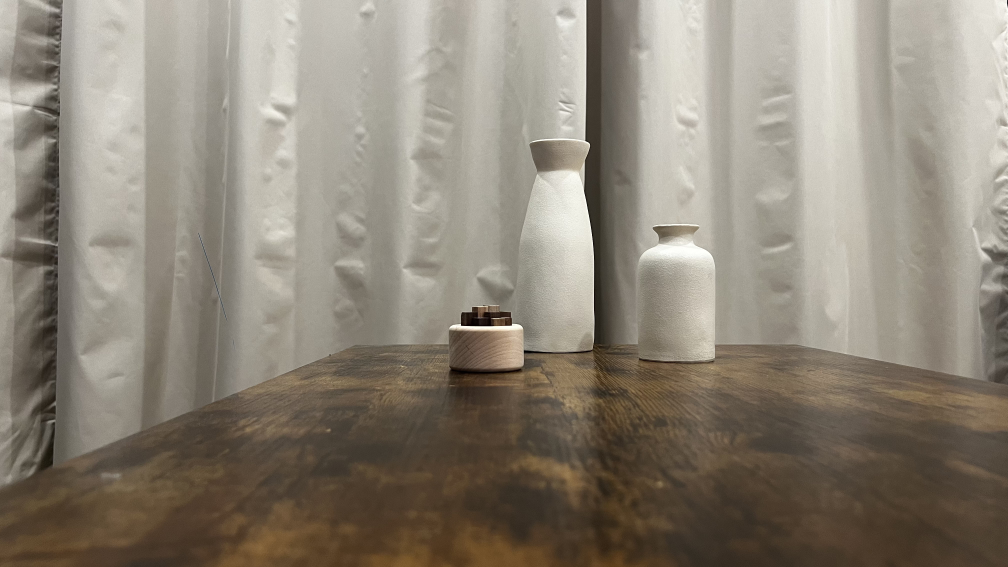
#> input picture Assignments/Assignment4/Images/img0.jpg, 4032 x 2268 px (shown at 1/4 size)
$ python task1.py
#> lines starting #> are read from the running program, lines starting #| are printed output that depends on the picture
import os
import cv2
import matplotlib
matplotlib.use("Agg")
import matplotlib.pyplot as plt

#declating and importing images path
images_folder = "Images"
img0_path = os.path.join(images_folder, "img0.jpg")
img1_path = os.path.join(images_folder, "img1.jpg")

img0 = cv2.imread(img0_path)
#> img0 is the input picture: shape (2268, 4032, 3); mean B, G, R 119.3, 132.4, 140.7
img1 = cv2.imread(img1_path)
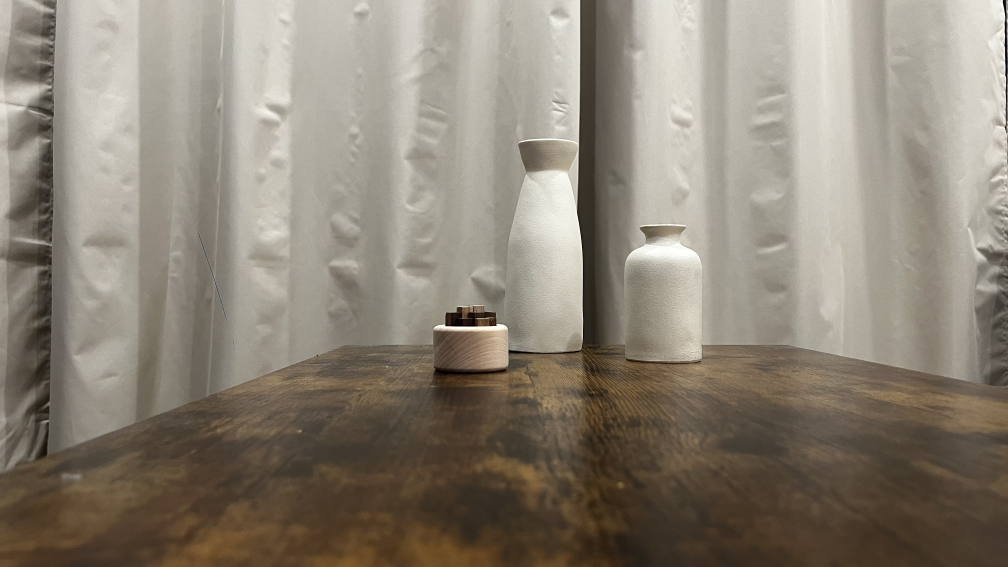
#> input picture Assignments/Assignment4/Images/img1.jpg, 4032 x 2268 px (shown at 1/4 size)
#> img1 is the input picture: shape (2268, 4032, 3); mean B, G, R 118, 131.3, 139.8

#images as greyscale
gray0 = cv2.imread(img0_path, cv2.IMREAD_GRAYSCALE)
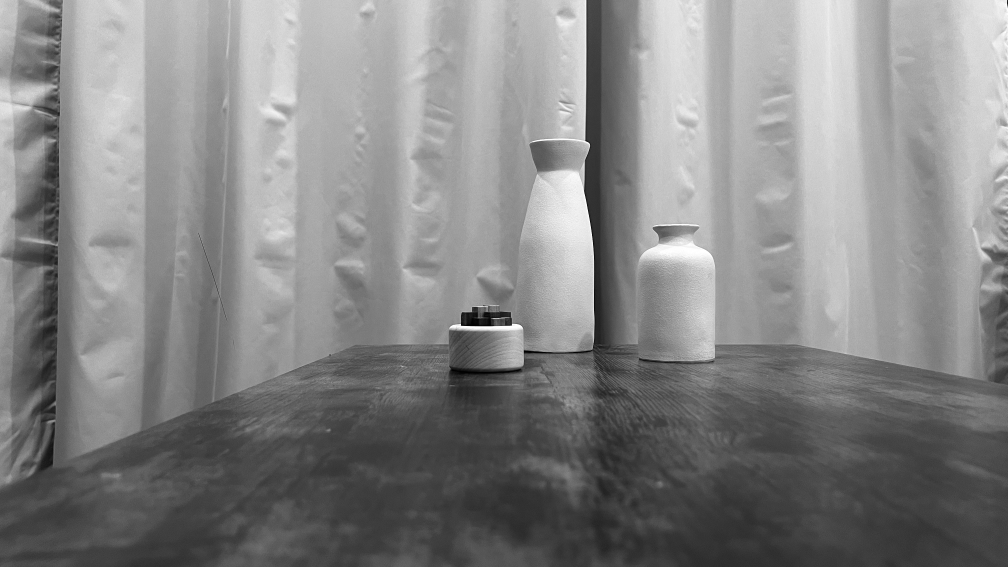
#> gray0: shape (2268, 4032) (shown at 1/4 size); min 0, max 255, mean 133.4
gray1 = cv2.imread(img1_path, cv2.IMREAD_GRAYSCALE)
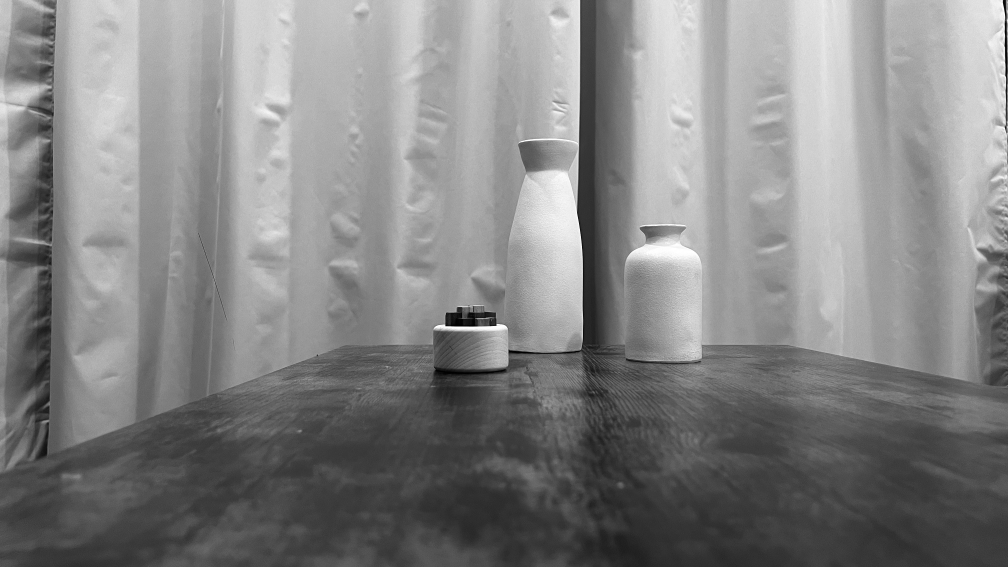
#> gray1: shape (2268, 4032) (shown at 1/4 size); min 0, max 255, mean 132.4

#functions
def calc_lk_optical_flow(img0_gray, img1_gray, win_size):
    feature_params = dict(maxCorners=100, qualityLevel=0.3, minDistance=7, blockSize=7)
    p0 = cv2.goodFeaturesToTrack(img0_gray, mask=None, **feature_params)

    lk_params = dict(winSize=(win_size, win_size), maxLevel=0, criteria=(cv2.TERM_CRITERIA_EPS | cv2.TERM_CRITERIA_COUNT, 10, 0.03))

    p1, st, err = cv2.calcOpticalFlowPyrLK(img0_gray, img1_gray, p0, None, **lk_params)
    return p0, p1, st

def calc_pyramid_lk_optical_flow(img0_gray, img1_gray, win_size):
    feature_params = dict(maxCorners=100, qualityLevel=0.3, minDistance=7, blockSize=7)
    p0 = cv2.goodFeaturesToTrack(img0_gray, mask=None, **feature_params)

    lk_params = dict(winSize=(win_size, win_size), maxLevel=3, criteria=(cv2.TERM_CRITERIA_EPS | cv2.TERM_CRITERIA_COUNT, 10, 0.03))

    p1, st, err = cv2.calcOpticalFlowPyrLK(img0_gray, img1_gray, p0, None, **lk_params)
    return p0, p1, st

def draw_flow(img, p0, p1, st):
    img_copy = img.copy()
    for i, (new, old) in enumerate(zip(p1[st == 1], p0[st == 1])):
        a, b = new.ravel()
        c, d = old.ravel()
        cv2.arrowedLine(img_copy, (int(c), int(d)), (int(a), int(b)), color=(0, 255, 0), thickness=1, tipLength=0.3)
    return img_copy

#compute the flow for all the cases
flows_taskA = {}
for win_size in [3, 11]:
    #Lucas-Kanade (basic)
    p0, p1, st = calc_lk_optical_flow(gray0, gray1, win_size)
    flows_taskA[f"LK_win{win_size}"] = draw_flow(img0, p0, p1, st)

    #Lucas-Kanade (pyramid)
    p0, p1, st = calc_pyramid_lk_optical_flow(gray0, gray1, win_size)
    flows_taskA[f"PyrLK_win{win_size}"] = draw_flow(img0, p0, p1, st)
#> this loop made 2 passes
#> after the loop, flows_taskA = 4 items

#plot reslut
fig, axes = plt.subplots(2, 2, figsize=(16, 12))
titles = ["Lucas-Kanade (3x3)", "Lucas-Kanade (11x11)", "Pyramid LK (3x3)", "Pyramid LK (11x11)"]
keys = ["LK_win3", "LK_win11", "PyrLK_win3", "PyrLK_win11"]

for ax, title, key in zip(axes.ravel(), titles, keys):
    ax.imshow(cv2.cvtColor(flows_taskA[key], cv2.COLOR_BGR2RGB))
    ax.set_title(title)
    ax.axis("off")

plt.tight_layout()
plt.savefig("task1_results.png", dpi=150)
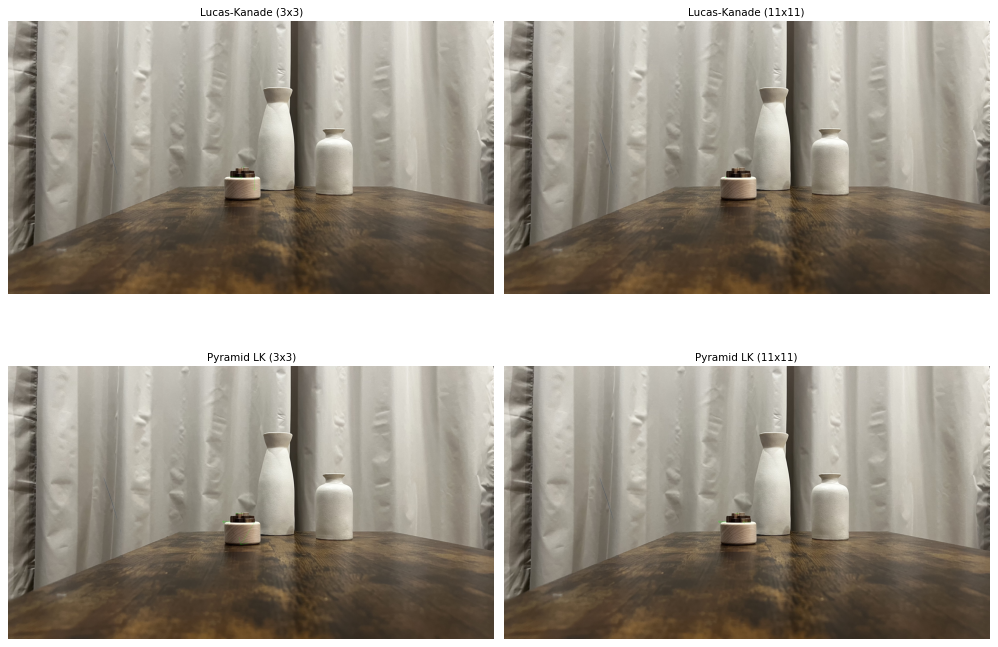
#> figure drawn by matplotlib, 4 panels
